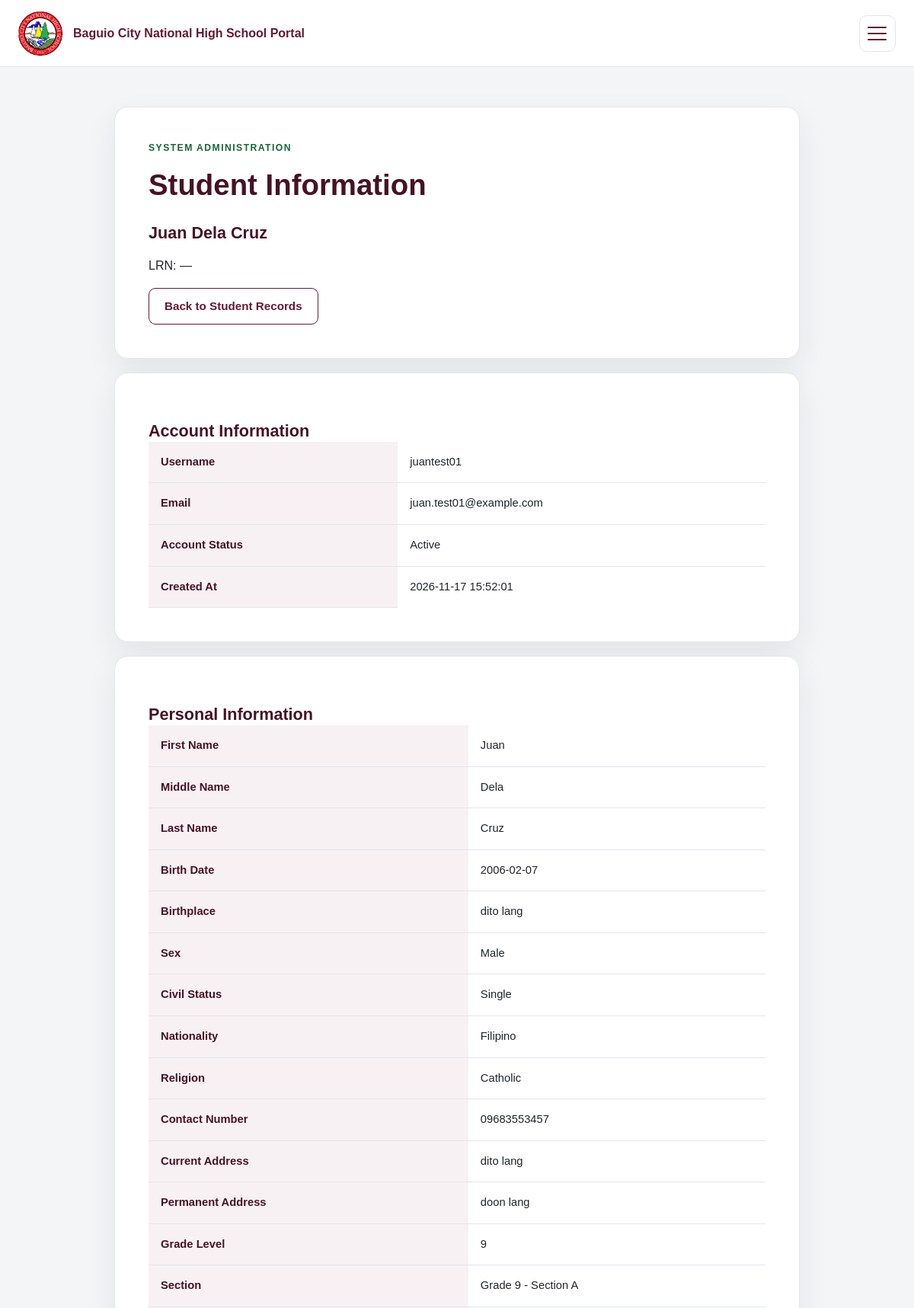
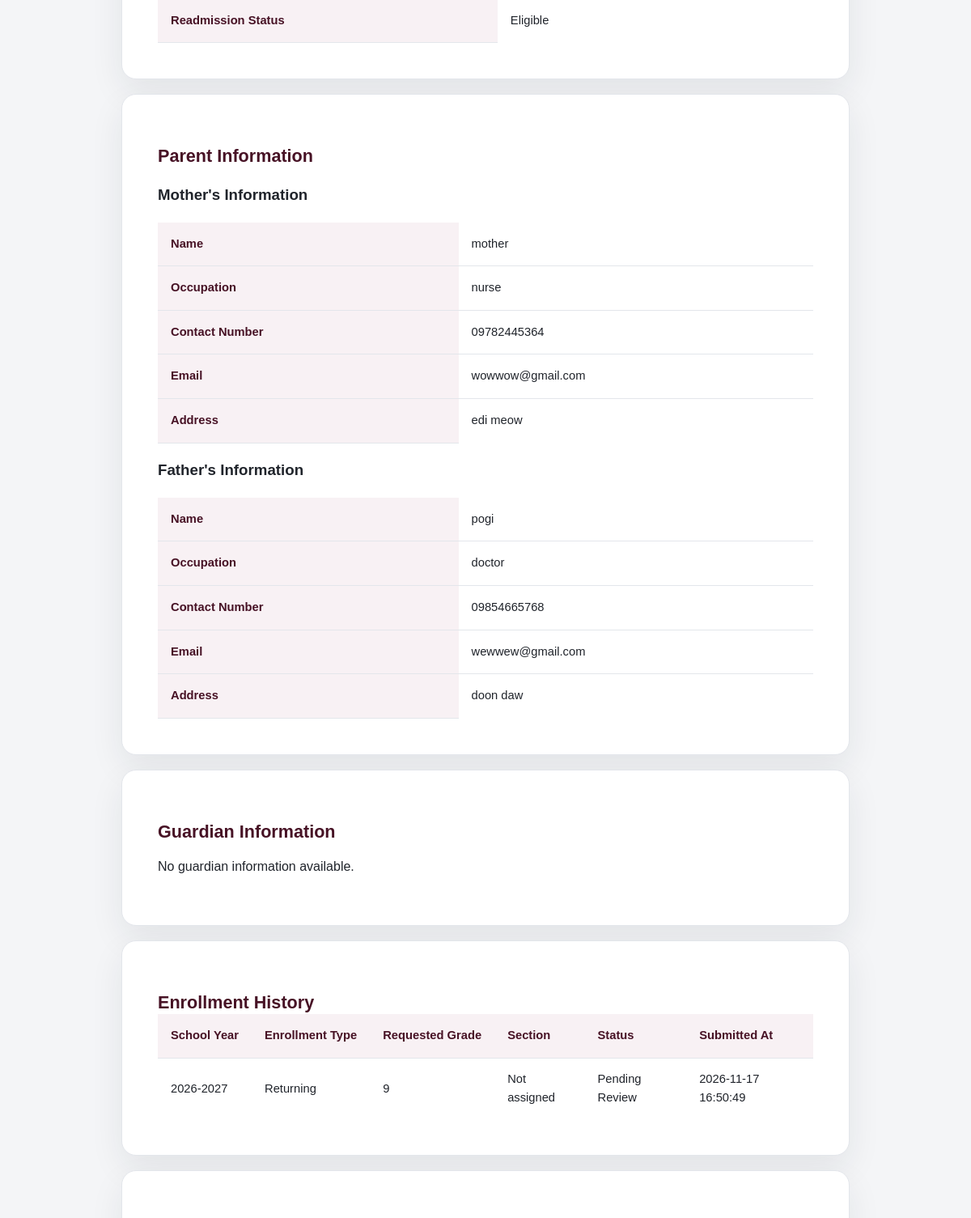
/admin/student_view.php?id=1 (signed in, upper part), run on the app's committed database (2 pictures, top to bottom).
### tables this page shows
CREATE TABLE `students` (
  `student_id` int(10) UNSIGNED NOT NULL,
  `user_id` int(10) UNSIGNED NOT NULL,
  `lrn` varchar(20) DEFAULT NULL,
  `first_name` varchar(100) NOT NULL,
  `middle_name` varchar(100) DEFAULT NULL,
  `last_name` varchar(100) NOT NULL,
  `birth_date` date DEFAULT NULL,
  `birthplace` varchar(150) DEFAULT NULL,
  `sex` enum('Male','Female','Prefer not to say') DEFAULT NULL,
  `civil_status` varchar(40) DEFAULT NULL,
  `nationality` varchar(80) DEFAULT NULL,
  `religion` varchar(100) DEFAULT NULL,
  `indigenous_people_status` enum('Yes','No') DEFAULT NULL,
  `indigenous_people_group` varchar(150) DEFAULT NULL,
  `is_pwd` enum('Yes','No') DEFAULT NULL,
  `disability_details` varchar(255) DEFAULT NULL,
  `contact_number` varchar(30) DEFAULT NULL,
  `current_address` text DEFAULT NULL,
  `permanent_address` text DEFAULT NULL,
  `current_grade_level_id` int(10) UNSIGNED DEFAULT NULL,
  `current_section_id` int(10) UNSIGNED DEFAULT NULL,
  `readmission_status` enum('Eligible','Not Eligible') NOT NULL DEFAULT 'Eligible',
  `created_at` timestamp NOT NULL DEFAULT current_timestamp(),
  `updated_at` timestamp NULL DEFAULT NULL ON UPDATE current_timestamp()
);

CREATE TABLE `users` (
  `user_id` int(10) UNSIGNED NOT NULL,
  `role_id` int(10) UNSIGNED NOT NULL,
  `username` varchar(60) NOT NULL,
  `email` varchar(150) NOT NULL,
  `password_hash` varchar(255) NOT NULL,
  `account_status` enum('Active','Inactive','Locked') NOT NULL DEFAULT 'Active',
  `created_at` timestamp NOT NULL DEFAULT current_timestamp(),
  `updated_at` timestamp NULL DEFAULT NULL ON UPDATE current_timestamp()
);

CREATE TABLE `grade_levels` (
  `grade_level_id` int(10) UNSIGNED NOT NULL,
  `grade_level` varchar(10) NOT NULL
);

CREATE TABLE `sections` (
  `section_id` int(10) UNSIGNED NOT NULL,
  `section_name` varchar(100) NOT NULL,
  `grade_level_id` int(10) UNSIGNED NOT NULL,
  `school_year_id` int(10) UNSIGNED NOT NULL
);

CREATE TABLE `student_parent_information` (
  `family_information_id` int(10) UNSIGNED NOT NULL,
  `student_id` int(10) UNSIGNED NOT NULL,
  `mother_name` varchar(150) DEFAULT NULL,
  `mother_occupation` varchar(150) DEFAULT NULL,
  `mother_contact_number` varchar(30) DEFAULT NULL,
  `mother_email` varchar(150) DEFAULT NULL,
  `mother_address` text DEFAULT NULL,
  `father_name` varchar(150) DEFAULT NULL,
  `father_occupation` varchar(150) DEFAULT NULL,
  `father_contact_number` varchar(30) DEFAULT NULL,
  `father_email` varchar(150) DEFAULT NULL,
  `father_address` text DEFAULT NULL,
  `updated_at` timestamp NULL DEFAULT NULL ON UPDATE current_timestamp()
);

CREATE TABLE `enrollment_applications` (
  `application_id` int(10) UNSIGNED NOT NULL,
  `student_id` int(10) UNSIGNED NOT NULL,
  `school_year_id` int(10) UNSIGNED NOT NULL,
  `lrn` varchar(20) DEFAULT NULL,
  `enrollment_type` enum('Incoming Grade 7','Returning','Transferee') NOT NULL,
  `requested_grade_level_id` int(10) UNSIGNED NOT NULL,
  `assigned_section_id` int(10) UNSIGNED DEFAULT NULL,
  `application_status` enum('Pending Review','Incomplete Requirements','Approved','Rejected') NOT NULL DEFAULT 'Pending Review',
  `remarks` text DEFAULT NULL,
  `submitted_at` timestamp NOT NULL DEFAULT current_timestamp(),
  `updated_at` timestamp NULL DEFAULT NULL ON UPDATE current_timestamp(),
  `reviewed_by` int(10) UNSIGNED DEFAULT NULL,
  `reviewed_at` datetime DEFAULT NULL
);

CREATE TABLE `school_years` (
  `school_year_id` int(10) UNSIGNED NOT NULL,
  `school_year` varchar(20) NOT NULL,
  `start_date` date DEFAULT NULL,
  `end_date` date DEFAULT NULL,
  `status` enum('Active','Inactive','Completed') NOT NULL DEFAULT 'Inactive'
);

### includes/functions.php (called while the page is built, shortened)
<?php
function e(?string $value): string
{
    return htmlspecialchars($value ?? '', ENT_QUOTES, 'UTF-8');
}

### admin/student_view.php (the view, shortened to what this page needs)
<?php
require_once __DIR__ . '/../includes/bootstrap.php';
$studentId = filter_var(
    $_GET['id'] ?? '',
    FILTER_VALIDATE_INT
);
$sql = "SELECT
            s.*,
            u.username,
            u.email,
            u.account_status,
            g.grade_level,
            sec.section_name
        FROM students s
        INNER JOIN users u ON u.user_id = s.user_id
        LEFT JOIN grade_levels g
            ON g.grade_level_id = s.current_grade_level_id
        LEFT JOIN sections sec
            ON sec.section_id = s.current_section_id
        WHERE s.student_id = :student_id
        LIMIT 1";
$query = $pdo->prepare($sql);
$query->execute(['student_id' => $studentId]);
$student = $query->fetch(PDO::FETCH_ASSOC);
$query = $pdo->prepare(
    "SELECT * FROM student_parent_information
     WHERE student_id = :student_id"
);
$query->execute(['student_id' => $studentId]);
$parents = $query->fetchAll(PDO::FETCH_ASSOC);
$query = $pdo->prepare(
    "SELECT * FROM student_guardians
     WHERE student_id = :student_id"
);
$query->execute(['student_id' => $studentId]);
$guardians = $query->fetchAll(PDO::FETCH_ASSOC);
$sql = "SELECT
            ea.*,
            sy.school_year,
            gl.grade_level,
            sec.section_name
        FROM enrollment_applications ea
        LEFT JOIN school_years sy
            ON sy.school_year_id = ea.school_year_id
        LEFT JOIN grade_levels gl
            ON gl.grade_level_id = ea.requested_grade_level_id
        LEFT JOIN sections sec
            ON sec.section_id = ea.assigned_section_id
        WHERE ea.student_id = :student_id
        ORDER BY ea.submitted_at DESC";
$query = $pdo->prepare($sql);
$query->execute(['student_id' => $studentId]);
$enrollments = $query->fetchAll(PDO::FETCH_ASSOC);
require_once __DIR__ . '/../includes/header.php';
?>
<section class="form-card">
    <p class="eyebrow">System Administration</p>
    <h1>Student Information</h1>
    <h2>
        <?= e($student['first_name'] . ' ' .
            ($student['middle_name'] ? $student['middle_name'] . ' ' : '') .
            $student['last_name']) ?>
    </h2>
    <p>LRN: <?= e($student['lrn'] ?? '—') ?></p>
    <a href="<?= BASE_URL ?>/admin/student_records.php"
       class="button button-outline">
        Back to Student Records
    </a>
</section>
<section class="form-card">
    <h2>Account Information</h2>
    <table>
        <tr>
            <th>Username</th>
            <td><?= e($student['username']) ?></td>
        </tr>
        <tr>
            <th>Email</th>
            <td><?= e($student['email']) ?></td>
        </tr>
        <tr>
            <th>Account Status</th>
            <td><?= e($student['account_status']) ?></td>
        </tr>
        <tr>
            <th>Created At</th>
            <td><?= e($student['created_at']) ?></td>
        </tr>
    </table>
</section>
<section class="form-card">
    <h2>Personal Information</h2>
    <table>
        <tr><th>First Name</th><td><?= e($student['first_name']) ?></td></tr>
        <tr><th>Middle Name</th><td><?= e($student['middle_name'] ?? '—') ?></td></tr>
        <tr><th>Last Name</th><td><?= e($student['last_name']) ?></td></tr>
        <tr><th>Birth Date</th><td><?= e($student['birth_date'] ?? '—') ?></td></tr>
        <tr><th>Birthplace</th><td><?= e($student['birthplace'] ?? '—') ?></td></tr>
        <tr><th>Sex</th><td><?= e($student['sex'] ?? '—') ?></td></tr>
        <tr><th>Civil Status</th><td><?= e($student['civil_status'] ?? '—') ?></td></tr>
        <tr><th>Nationality</th><td><?= e($student['nationality'] ?? '—') ?></td></tr>
        <tr><th>Religion</th><td><?= e($student['religion'] ?? '—') ?></td></tr>
        <tr><th>Contact Number</th><td><?= e($student['contact_number'] ?? '—') ?></td></tr>
        <tr><th>Current Address</th><td><?= e($student['current_address'] ?? '—') ?></td></tr>
        <tr><th>Permanent Address</th><td><?= e($student['permanent_address'] ?? '—') ?></td></tr>
        <tr><th>Grade Level</th><td><?= e($student['grade_level'] ?? 'Not assigned') ?></td></tr>
        <tr><th>Section</th><td><?= e($student['section_name'] ?? 'Not assigned') ?></td></tr>
        <tr><th>Readmission Status</th><td><?= e($student['readmission_status']) ?></td></tr>
    </table>
</section>
<section class="form-card">
    <h2>Parent Information</h2>
    <?php if (!$parents): ?>
        <p>No parent information available.</p>
    <?php else: ?>
        <?php foreach ($parents as $parent): ?>
            <h3>Mother's Information</h3>
            <table>
                <tr><th>Name</th><td><?= e($parent['mother_name'] ?? '—') ?></td></tr>
                <tr><th>Occupation</th><td><?= e($parent['mother_occupation'] ?? '—') ?></td></tr>
                <tr><th>Contact Number</th><td><?= e($parent['mother_contact_number'] ?? '—') ?></td></tr>
                <tr><th>Email</th><td><?= e($parent['mother_email'] ?? '—') ?></td></tr>
                <tr><th>Address</th><td><?= e($parent['mother_address'] ?? '—') ?></td></tr>
            </table>
            <h3>Father's Information</h3>
            <table>
                <tr><th>Name</th><td><?= e($parent['father_name'] ?? '—') ?></td></tr>
                <tr><th>Occupation</th><td><?= e($parent['father_occupation'] ?? '—') ?></td></tr>
                <tr><th>Contact Number</th><td><?= e($parent['father_contact_number'] ?? '—') ?></td></tr>
                <tr><th>Email</th><td><?= e($parent['father_email'] ?? '—') ?></td></tr>
                <tr><th>Address</th><td><?= e($parent['father_address'] ?? '—') ?></td></tr>
            </table>
        <?php endforeach; ?>
    <?php endif; ?>
</section>
<section class="form-card">
    <h2>Guardian Information</h2>
    <?php if (!$guardians): ?>
        <p>No guardian information available.</p>
    <?php endif; ?>
</section>
<section class="form-card">
    <h2>Enrollment History</h2>
    <?php if (!$enrollments): ?>
        <p>No enrollment records available.</p>
    <?php else: ?>
        <div class="table-responsive">
            <table>
                <thead>
                    <tr>
                        <th>School Year</th>
                        <th>Enrollment Type</th>
                        <th>Requested Grade</th>
                        <th>Section</th>
                        <th>Status</th>
                        <th>Submitted At</th>
                    </tr>
                </thead>
                <tbody>
                    <?php foreach ($enrollments as $enrollment): ?>
                        <tr>
                            <td><?= e($enrollment['school_year']) ?></td>
                            <td><?= e($enrollment['enrollment_type']) ?></td>
                            <td><?= e($enrollment['grade_level']) ?></td>
                            <td><?= e($enrollment['section_name'] ?? 'Not assigned') ?></td>
                            <td><?= e($enrollment['application_status']) ?></td>
                            <td><?= e($enrollment['submitted_at']) ?></td>
                        </tr>
                    <?php endforeach; ?>
                </tbody>
            </table>
        </div>
    <?php endif; ?>
</section>
<section class="form-card">
</section>
<?php require_once __DIR__ . '/../includes/footer.php'; ?>

### data on the page
students: first_name+middle_name+last_name "Juan Dela Cruz", lrn "—", user.username "juantest01", user.email "juan.test01@example.com", user.account_status "Active", created_at "2026-11-17 15:52:01", first_name "Juan", middle_name "Dela", last_name "Cruz", birth_date "2006-02-07", birthplace "dito lang", sex "Male", civil_status "Single", nationality "Filipino", religion "Catholic", contact_number "09683553457", current_address "dito lang", permanent_address "doon lang", current_grade_level.grade_level "9", current_section.section_name "Grade 9 - Section A", readmission_status "Eligible"
student_parent_information: mother_name "mother", mother_occupation "nurse", mother_contact_number "09782445364", mother_email "wowwow@gmail.com", mother_address "edi meow", father_name "pogi", father_occupation "doctor", father_contact_number "09854665768", father_email "wewwew@gmail.com", father_address "doon daw"
enrollment_applications: school_year.school_year "2026-2027", enrollment_type "Returning", requested_grade_level.grade_level "9", section_name "Not assigned", application_status "Pending Review", submitted_at "2026-11-17 16:50:49"
